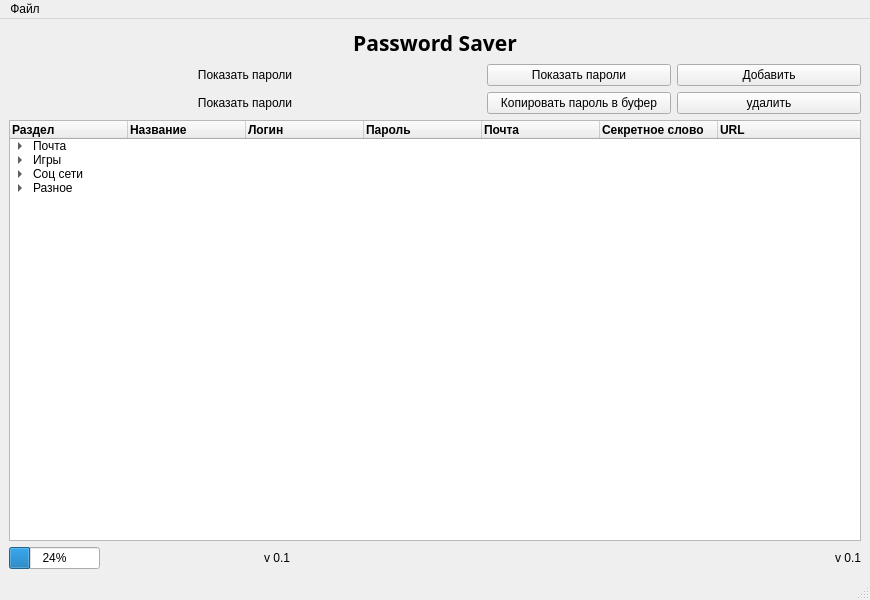
<?xml version="1.0" encoding="UTF-8"?>
<ui version="4.0">
 <class>MainWindow</class>
 <widget class="QMainWindow" name="MainWindow">
  <property name="geometry">
   <rect>
    <x>0</x>
    <y>0</y>
    <width>870</width>
    <height>600</height>
   </rect>
  </property>
  <property name="minimumSize">
   <size>
    <width>870</width>
    <height>600</height>
   </size>
  </property>
  <property name="maximumSize">
   <size>
    <width>16777215</width>
    <height>16777215</height>
   </size>
  </property>
  <property name="windowTitle">
   <string>Password Saver - Главная</string>
  </property>
  <widget class="QWidget" name="centralwidget">
   <layout class="QGridLayout" name="gridLayout">
    <item row="1" column="3">
     <widget class="QPushButton" name="pushButton_5">
      <property name="text">
       <string>Показать пароли</string>
      </property>
     </widget>
    </item>
    <item row="4" column="1">
     <widget class="QLabel" name="label_3">
      <property name="text">
       <string>v 0.1</string>
      </property>
      <property name="alignment">
       <set>Qt::AlignRight|Qt::AlignTrailing|Qt::AlignVCenter</set>
      </property>
     </widget>
    </item>
    <item row="2" column="3">
     <widget class="QPushButton" name="pushButton_3">
      <property name="text">
       <string>Копировать пароль в буфер</string>
      </property>
     </widget>
    </item>
    <item row="3" column="0" colspan="5">
     <widget class="QTreeWidget" name="treeWidget">
      <property name="animated">
       <bool>true</bool>
      </property>
      <attribute name="headerMinimumSectionSize">
       <number>50</number>
      </attribute>
      <attribute name="headerDefaultSectionSize">
       <number>118</number>
      </attribute>
      <attribute name="headerStretchLastSection">
       <bool>true</bool>
      </attribute>
      <column>
       <property name="text">
        <string>Раздел</string>
       </property>
       <property name="font">
        <font>
         <weight>75</weight>
         <bold>true</bold>
        </font>
       </property>
      </column>
      <column>
       <property name="text">
        <string>Название</string>
       </property>
       <property name="font">
        <font>
         <weight>75</weight>
         <bold>true</bold>
        </font>
       </property>
      </column>
      <column>
       <property name="text">
        <string>Логин</string>
       </property>
       <property name="font">
        <font>
         <weight>75</weight>
         <bold>true</bold>
        </font>
       </property>
      </column>
      <column>
       <property name="text">
        <string>Пароль</string>
       </property>
       <property name="font">
        <font>
         <weight>75</weight>
         <bold>true</bold>
        </font>
       </property>
      </column>
      <column>
       <property name="text">
        <string>Почта</string>
       </property>
       <property name="font">
        <font>
         <weight>75</weight>
         <bold>true</bold>
        </font>
       </property>
      </column>
      <column>
       <property name="text">
        <string>Секретное слово</string>
       </property>
       <property name="font">
        <font>
         <weight>75</weight>
         <bold>true</bold>
        </font>
       </property>
      </column>
      <column>
       <property name="text">
        <string>URL</string>
       </property>
       <property name="font">
        <font>
         <weight>75</weight>
         <bold>true</bold>
        </font>
       </property>
      </column>
      <item>
       <property name="text">
        <string>Почта</string>
       </property>
       <property name="background">
        <brush brushstyle="NoBrush">
         <color alpha="255">
          <red>0</red>
          <green>0</green>
          <blue>0</blue>
         </color>
        </brush>
       </property>
       <property name="text">
        <string/>
       </property>
       <property name="background">
        <brush brushstyle="NoBrush">
         <color alpha="255">
          <red>0</red>
          <green>0</green>
          <blue>0</blue>
         </color>
        </brush>
       </property>
       <property name="text">
        <string/>
       </property>
       <property name="background">
        <brush brushstyle="NoBrush">
         <color alpha="255">
          <red>0</red>
          <green>0</green>
          <blue>0</blue>
         </color>
        </brush>
       </property>
       <property name="text">
        <string/>
       </property>
       <property name="background">
        <brush brushstyle="NoBrush">
         <color alpha="255">
          <red>0</red>
          <green>0</green>
          <blue>0</blue>
         </color>
        </brush>
       </property>
       <property name="text">
        <string/>
       </property>
       <property name="background">
        <brush brushstyle="NoBrush">
         <color alpha="255">
          <red>0</red>
          <green>0</green>
          <blue>0</blue>
         </color>
        </brush>
       </property>
       <property name="text">
        <string/>
       </property>
       <property name="background">
        <brush brushstyle="NoBrush">
         <color alpha="255">
          <red>0</red>
          <green>0</green>
          <blue>0</blue>
         </color>
        </brush>
       </property>
       <property name="text">
        <string/>
       </property>
       <property name="background">
        <brush brushstyle="NoBrush">
         <color alpha="255">
          <red>0</red>
          <green>0</green>
          <blue>0</blue>
         </color>
        </brush>
       </property>
       <item>
        <property name="text">
         <string/>
        </property>
        <property name="text">
         <string>yandex</string>
        </property>
        <property name="text">
         <string>test@yandex.ru</string>
        </property>
        <property name="text">
         <string>qwerty123</string>
        </property>
        <property name="text">
         <string>test@yandex.ru</string>
        </property>
        <property name="text">
         <string>123</string>
        </property>
        <property name="text">
         <string>https://yandex.ru</string>
        </property>
       </item>
       <item>
        <property name="text">
         <string/>
        </property>
        <property name="text">
         <string>mail</string>
        </property>
        <property name="text">
         <string>test@mail.ru</string>
        </property>
        <property name="text">
         <string>ytrewq321</string>
        </property>
        <property name="text">
         <string>test@mail.ru</string>
        </property>
        <property name="text">
         <string>231</string>
        </property>
        <property name="text">
         <string>https://mail.ru</string>
        </property>
       </item>
      </item>
      <item>
       <property name="text">
        <string>Игры</string>
       </property>
       <property name="text">
        <string/>
       </property>
       <property name="text">
        <string/>
       </property>
       <property name="text">
        <string/>
       </property>
       <property name="text">
        <string/>
       </property>
       <property name="text">
        <string/>
       </property>
       <property name="text">
        <string/>
       </property>
       <item>
        <property name="text">
         <string/>
        </property>
        <property name="text">
         <string>testgame</string>
        </property>
        <property name="text">
         <string>gamelogin</string>
        </property>
        <property name="text">
         <string>gamepass123</string>
        </property>
        <property name="text">
         <string>test@mail.ru</string>
        </property>
        <property name="text">
         <string/>
        </property>
        <property name="text">
         <string/>
        </property>
       </item>
      </item>
      <item>
       <property name="text">
        <string>Соц сети</string>
       </property>
       <property name="text">
        <string/>
       </property>
       <property name="text">
        <string/>
       </property>
       <property name="text">
        <string/>
       </property>
       <property name="text">
        <string/>
       </property>
       <property name="text">
        <string/>
       </property>
       <property name="text">
        <string/>
       </property>
       <item>
        <property name="text">
         <string/>
        </property>
        <property name="text">
         <string>Vk</string>
        </property>
        <property name="text">
         <string>loginvk</string>
        </property>
        <property name="text">
         <string>vkpass123</string>
        </property>
        <property name="text">
         <string>test@mail.ru</string>
        </property>
        <property name="text">
         <string>231</string>
        </property>
        <property name="text">
         <string>https://vk.com</string>
        </property>
       </item>
      </item>
      <item>
       <property name="text">
        <string>Разное</string>
       </property>
       <property name="text">
        <string/>
       </property>
       <property name="text">
        <string/>
       </property>
       <property name="text">
        <string/>
       </property>
       <property name="text">
        <string/>
       </property>
       <property name="text">
        <string/>
       </property>
       <property name="text">
        <string/>
       </property>
       <item>
        <property name="text">
         <string/>
        </property>
        <property name="text">
         <string>Forum</string>
        </property>
        <property name="text">
         <string>forumlogin</string>
        </property>
        <property name="text">
         <string>ytrewq12345</string>
        </property>
        <property name="text">
         <string>testyandexlong@yandex.ru</string>
        </property>
        <property name="text">
         <string>213</string>
        </property>
        <property name="text">
         <string>https://testforumnexttest.ru</string>
        </property>
       </item>
      </item>
     </widget>
    </item>
    <item row="2" column="0" colspan="3">
     <widget class="QPushButton" name="pushButton_6">
      <property name="text">
       <string>Показать пароли</string>
      </property>
      <property name="flat">
       <bool>true</bool>
      </property>
     </widget>
    </item>
    <item row="1" column="4">
     <widget class="QPushButton" name="pushButton_2">
      <property name="text">
       <string>Добавить</string>
      </property>
     </widget>
    </item>
    <item row="0" column="0" colspan="5">
     <widget class="QLabel" name="label">
      <property name="enabled">
       <bool>true</bool>
      </property>
      <property name="sizePolicy">
       <sizepolicy hsizetype="Minimum" vsizetype="Fixed">
        <horstretch>0</horstretch>
        <verstretch>0</verstretch>
       </sizepolicy>
      </property>
      <property name="font">
       <font>
        <family>Arial Black</family>
        <pointsize>16</pointsize>
        <weight>75</weight>
        <italic>false</italic>
        <bold>true</bold>
        <underline>false</underline>
        <strikeout>false</strikeout>
       </font>
      </property>
      <property name="layoutDirection">
       <enum>Qt::LeftToRight</enum>
      </property>
      <property name="styleSheet">
       <string notr="true"/>
      </property>
      <property name="midLineWidth">
       <number>0</number>
      </property>
      <property name="text">
       <string>Password Saver</string>
      </property>
      <property name="textFormat">
       <enum>Qt::AutoText</enum>
      </property>
      <property name="scaledContents">
       <bool>false</bool>
      </property>
      <property name="alignment">
       <set>Qt::AlignCenter</set>
      </property>
     </widget>
    </item>
    <item row="4" column="4">
     <widget class="QLabel" name="label_2">
      <property name="text">
       <string>v 0.1</string>
      </property>
      <property name="alignment">
       <set>Qt::AlignRight|Qt::AlignTrailing|Qt::AlignVCenter</set>
      </property>
     </widget>
    </item>
    <item row="4" column="0">
     <widget class="QProgressBar" name="progressBar">
      <property name="sizePolicy">
       <sizepolicy hsizetype="Fixed" vsizetype="Fixed">
        <horstretch>0</horstretch>
        <verstretch>0</verstretch>
       </sizepolicy>
      </property>
      <property name="value">
       <number>24</number>
      </property>
     </widget>
    </item>
    <item row="2" column="4">
     <widget class="QPushButton" name="pushButton">
      <property name="text">
       <string>удалить</string>
      </property>
     </widget>
    </item>
    <item row="1" column="0" colspan="3">
     <widget class="QPushButton" name="pushButton_7">
      <property name="text">
       <string>Показать пароли</string>
      </property>
      <property name="flat">
       <bool>true</bool>
      </property>
     </widget>
    </item>
   </layout>
  </widget>
  <widget class="QMenuBar" name="menubar">
   <property name="geometry">
    <rect>
     <x>0</x>
     <y>0</y>
     <width>870</width>
     <height>21</height>
    </rect>
   </property>
   <widget class="QMenu" name="menu">
    <property name="title">
     <string>Файл</string>
    </property>
    <addaction name="action_3"/>
    <addaction name="action_4"/>
    <addaction name="action_5"/>
    <addaction name="separator"/>
    <addaction name="action_7"/>
   </widget>
   <addaction name="menu"/>
  </widget>
  <widget class="QStatusBar" name="statusbar"/>
  <action name="action">
   <property name="text">
    <string>Выход</string>
   </property>
  </action>
  <action name="action_2">
   <property name="text">
    <string>Сохранить</string>
   </property>
  </action>
  <action name="action_3">
   <property name="text">
    <string>Сохранить</string>
   </property>
  </action>
  <action name="action_4">
   <property name="text">
    <string>Создать новую БД</string>
   </property>
  </action>
  <action name="action_5">
   <property name="text">
    <string>Загрузить БД</string>
   </property>
  </action>
  <action name="action_7">
   <property name="text">
    <string>Выход</string>
   </property>
  </action>
 </widget>
 <resources/>
 <connections/>
</ui>
